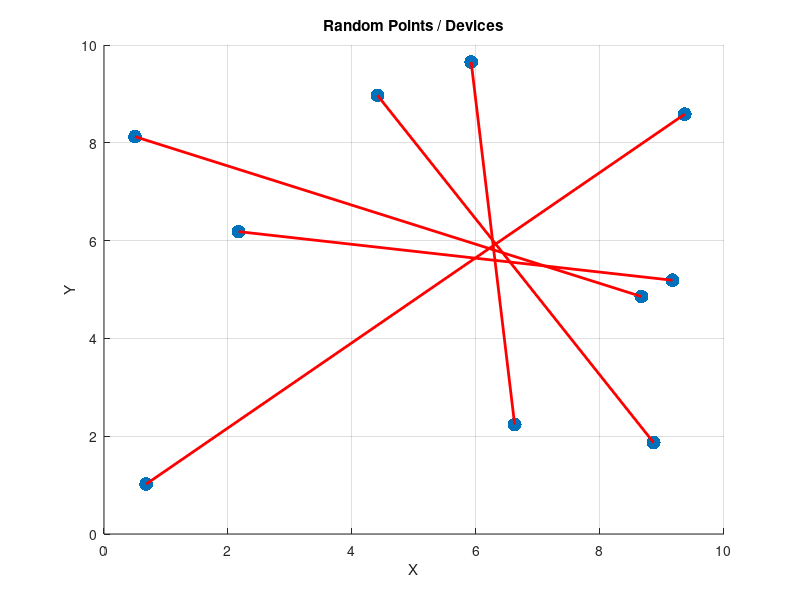

Write MATLAB code to recreate this figure.
%plan:
%- 10 for numPoints, xRange, yRange if no input
%- points must be even
%- make random points
%- make graph with points
%- make all possible pairings (brute force) with helper function
%- write the helper function that generates all unique pairings (brute force) recursively
%- look through each set made (brute force) and find max total distance
%- display pairs + max total distance
%- show the best pairings on graph

function bestPairs = bruteForce(numPoints, xRange, yRange)
    if nargin < 1
        numPoints = 10; %10 for numPoints, xRange, yRange if no input
        xRange = 10;
        yRange = 10;
    elseif mod(numPoints, 2) ~= 0 %points must be even
        error('numPoints must be even');
    end
    
    %make random points
    x = rand(1, numPoints) * xRange;
    y = rand(1, numPoints) * yRange;
    points = [x; y]';
    disp('Random Points / Devices:');
    disp(points);
    
    %make graph with points
    figure;
    scatter(x, y, 100, 'filled');
    xlabel('X');
    ylabel('Y');
    title('Random Points / Devices');
    xlim([0 10]);
    ylim([0 10]);
    grid on;
    hold on;
    
    %make all possible pairings (brute force) with helper function
    pointIndices = 1:numPoints;
    pairings = makePairings(pointIndices);
    maxTotDist = -inf;
    bestPairs = [];

    %look through each set made (brute force) and find max total distance
    for i = 1:length(pairings)
        pairingSet = pairings{i}; 
        %pairings has [Set 1], [Set 2], etc. which we got from makeParings
        %pairing set is [Set i] = [1 3; 2 5; 4 6], for example
        totDist = 0;
        %tot dist for this pairing set
        for j = 1:size(pairingSet, 1) %[1 3; 2 5; 4 6] = 3 loops
            idx1 = pairingSet(j, 1); %[1 3] => 1
            idx2 = pairingSet(j, 2); %[1 3] => 3
            p1 = points(idx1, :); %1 => p1 = [2.5, 4.0]
            p2 = points(idx2, :); %3 => p2 = [5.7, 7.8]
            dist = norm(p1 - p2); %sqrt((x1-x2)^2+(y1-y^2))
            totDist = totDist + dist;
        end
        %update best pairing
        if totDist > maxTotDist
            maxTotDist = totDist;
            bestPairs = pairingSet;
        end
    end

    %- display pairs + max total distance
    disp('Best Pairs:');
    disp(bestPairs);
    disp(['Max Total Distance: ', num2str(maxTotDist)]);

    % show the best pairings on graph (lines)
    for j = 1:size(bestPairs, 1)
        idx1 = bestPairs(j, 1);
        idx2 = bestPairs(j, 2);
        plot([points(idx1,1), points(idx2,1)], [points(idx1,2), points(idx2,2)], 'r-', 'LineWidth', 2);
    end
end

%write the helper function that generates all unique pairings (brute force) recursively
function pairings = makePairings(indices) %(n-1)!! ways to form pairs = O(n!!) complexity
    if isempty(indices) %base case
        pairings = {[]};
        return;
    end

    pairings = {};
    first = indices(1);
    for i = 2:length(indices) %loop over all possible choices for pairing with first
        second = indices(i);
        remaining = indices([2:i-1, i+1:end]); %exclude 1 2, get remaining
        subPairings = makePairings(remaining); %all possible pairings with remaining (recursive)
        for j = 1:length(subPairings) %each pair from recursion
            pairing = [[first, second]; subPairings{j}]; %get [1 3; 2 5; 4 6] like example above
            pairings{end+1} = pairing; %save this set to list of all possible pairings [Set 1], [Set 2], etc.
        end
    end
end

%Next: Greedy approach for 10+ points?
